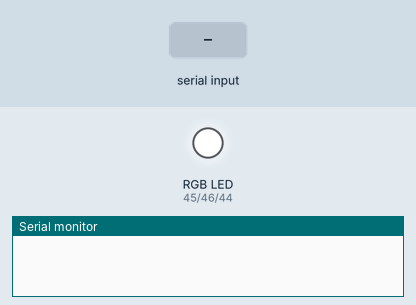
This sketch was run on a simulated Arduino Mega 2560, built with avr-gcc and run on an emulated ATmega2560. Shown: an RGB LED mixed from three pins (HIGH = lit), the last lines printed to the serial monitor. The inputs (shaded band) are chosen by the test bench.

Above: at 1.7 s.
1.8 s: "1" received over the second serial link
At 2.0 s:
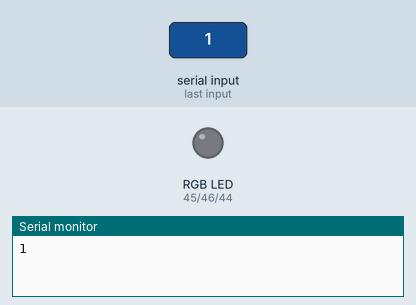
Timing chart, 0 to 4.8 s (numbered marks = the images above; inputs shaded):
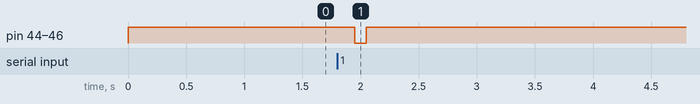

The sketch:

receivingData.ino
```cpp
// Define pins for built-in RGB LED
#define redpin 45
#define greenpin 46
#define bluepin 44

void setup() {
  Serial.begin(9600); // initialize serial monitor
  Serial2.begin(9600); // initialize Xbee Tx/Rx
  // Set pin modes
  pinMode(redpin, OUTPUT);
  pinMode(greenpin, OUTPUT);
  pinMode(bluepin, OUTPUT);

  // start with light off
  analogWrite(redpin, 255);
  analogWrite(greenpin, 255);
  analogWrite(bluepin, 255);

  delay(500);
}

void loop() {

  if(Serial2.available()) { // Is XBee data available?
    char incoming = Serial2.read(); // Read character
    Serial.println(incoming); // Send to serial monitor

    delay(100);

    // Make bright red
    analogWrite(redpin, 0);
    analogWrite(greenpin, 0);
    analogWrite(bluepin, 0);

    delay(100);

    // Turn all off
    analogWrite(redpin, 255);
    analogWrite(greenpin, 255);
    analogWrite(bluepin, 255);
  }

  delay(50);
}
```

Measured:
- after the input at 1.8 s, pin 44 (bluepin), pin 45 (redpin), pin 46 (greenpin): HIGH → LOW after 0.15 s, → HIGH 0.10 s later
